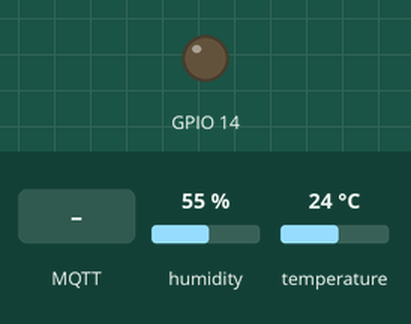
The sketch below on a simulated ESP8266 (NodeMCU). Shown: output pins drawn as LEDs (lit = HIGH). The inputs (shaded band) are chosen by the test bench; at power-on: humidity 55 %, temperature 24 °C. WiFi joins after 1.5 s; servers stay silent unless stated; no MQTT or app messages arrive unless stated; what the sketch prints to the serial monitor is not drawn.

Above: at 2.7 s.
2.8 s: MQTT message "1" arrives on the first subscribed topic
At 5.7 s:
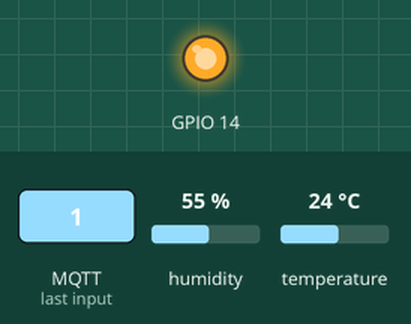
6.1 s: MQTT message "2" arrives on the first subscribed topic
At 8.8 s:
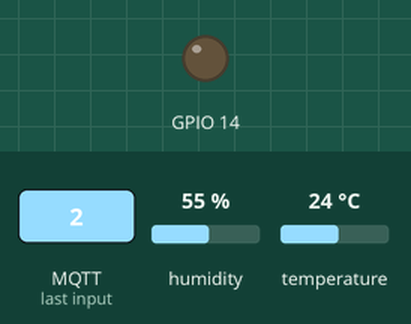
Timing chart, 0 to 10.3 s (numbered marks = the images above; inputs shaded):
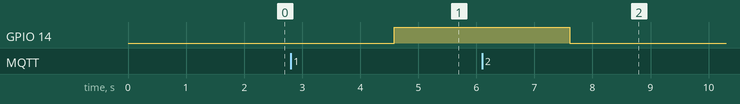

Measured:
- after the input at 2.8 s, GPIO 14: LOW → HIGH after 1.8 s
- after the input at 6.1 s, GPIO 14: HIGH → LOW after 1.5 s

The sketch:

mqtt_project.ino
```cpp
#include <ESP8266WiFi.h>
#include <PubSubClient.h>
#include <DHT11.h>
#include <string.h>

char ssid[] = "oogab";
char pass[] = "";
byte server1[] = {192, 168, 0, 46}; // MQTT Server IP (MQTT Broker)
int port = 1883;
DHT11 dht11(4);
WiFiClient client;

void msgReceived(char *topic, byte *payload, unsigned int uLen) {
  char pBuffer[uLen+1]; // 문자열로 오는 데이터를 담을 수 있는 배열 선언
  int i;
  for(i=0; i<uLen; i++) {
    pBuffer[i] = payload[i];
  }
  pBuffer[i] = '\0';
  Serial.println(pBuffer);
  if (pBuffer[0] == '1') {
    digitalWrite(14, HIGH);
  } else if (pBuffer[0] == '2') {
    digitalWrite(14, LOW);
  }
}

PubSubClient mqttClient(server1, port, msgReceived, client);

void setup() {
  pinMode(14, OUTPUT);
  Serial.begin(115200);
  delay(10);
  // digitalWrite(14, HIGH);
  Serial.println();
  Serial.println();
  Serial.print("Connecting to - ");
  Serial.println(ssid);
  WiFi.begin(ssid, pass);
  while(WiFi.status() != WL_CONNECTED) {
    delay(500); // 0.5초 딜레이
    Serial.print(".");
  }
  Serial.println();
  Serial.println("Wi-Fi Connected!");
  Serial.println(WiFi.localIP());
  // MQTT Server 접속
  if (mqttClient.connect("Arduino")) {
    Serial.println("MQTT Broker Connected!");
    mqttClient.subscribe("led"); // led 구독자 등록 (데이터를 읽어갈 구독자를 등록)
  }
}

void loop() {
  mqttClient.loop();
  float tmp, hum;
  int err = dht11.read(hum, tmp);
  if (err == 0) {
    char message[64] = "", pTmpBuf[50], pHumBuf[50];
    dtostrf(tmp, 5, 2, pTmpBuf);
    dtostrf(hum, 5, 2, pHumBuf);
    sprintf(message, "{\"tmp\":%s,\"hum\":%s}", pTmpBuf, pHumBuf);
    mqttClient.publish("dht11", message);
  }
  delay(3000);
}
```
